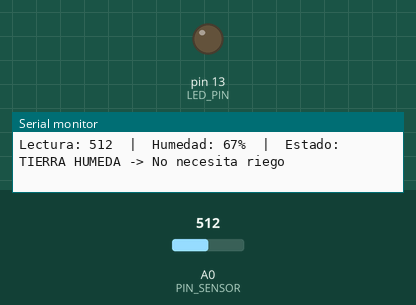
Bench run of a sketch on a simulated Arduino Uno, built with avr-gcc and run on an emulated ATmega328P. Shown: output pins drawn as LEDs (lit = HIGH), the last lines printed to the serial monitor. The test bench sets the inputs (shaded band); at power-on: A0 (PIN_SENSOR) = 512.

Above: at 1.8 s.
1.9 s: A0 (PIN_SENSOR) set to 633
3.4 s: A0 (PIN_SENSOR) set to 669
At 4.9 s:
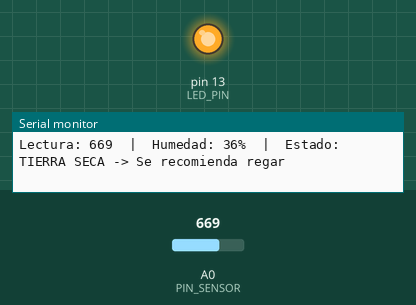
5.6 s: A0 (PIN_SENSOR) set to 511
At 7.3 s:
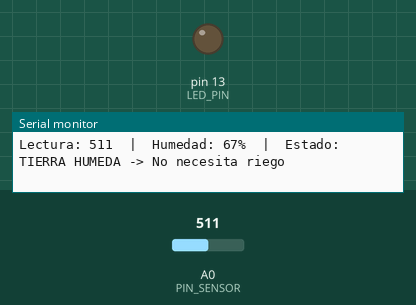
7.6 s: A0 (PIN_SENSOR) set to 716
At 8.8 s:
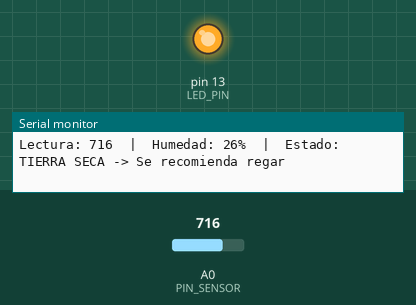
Timing chart, 0 to 10.6 s (numbered marks = the images above; inputs shaded):
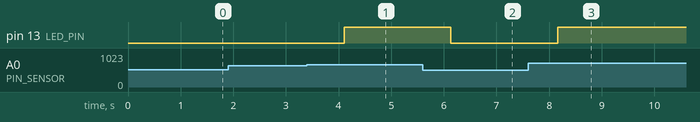

Measured:
- the behaviour switches between 650 and 651 on A0 (PIN_SENSOR) (found by bisection; images 0 and 1)
- after the input at 3.4 s, pin 13 (LED_PIN): LOW → HIGH after 0.71 s
- after the input at 5.6 s, pin 13 (LED_PIN): HIGH → LOW after 0.54 s
- after the input at 7.6 s, pin 13 (LED_PIN): LOW → HIGH after 0.56 s

The sketch:

humedad_suelo.ino
```cpp
const int PIN_SENSOR = A0;
const int LED_PIN    = 13;

// ===== CALIBRACIÓN =====
// Anota la "Lectura" cruda en cada caso y pon los números aquí:
const int VALOR_AIRE = 850;   // sensor al aire / tierra seca (lectura ALTA)
const int VALOR_AGUA = 350;   // sensor en tierra muy mojada (lectura BAJA)

// Debajo de este porcentaje se considera tierra seca
const int UMBRAL_PORCENTAJE = 40;

void setup() {
  Serial.begin(9600);
  pinMode(LED_PIN, OUTPUT);
  Serial.println("=== Monitor de humedad del suelo ===");
}

void loop() {
  int lectura = analogRead(PIN_SENSOR);

  // Lectura alta -> 0% ; lectura baja -> 100%
  int porcentaje = map(lectura, VALOR_AIRE, VALOR_AGUA, 0, 100);
  porcentaje = constrain(porcentaje, 0, 100);

  Serial.print("Lectura: ");
  Serial.print(lectura);
  Serial.print("  |  Humedad: ");
  Serial.print(porcentaje);
  Serial.print("%  |  Estado: ");

  if (porcentaje >= UMBRAL_PORCENTAJE) {
    Serial.println("TIERRA HUMEDA -> No necesita riego");
    digitalWrite(LED_PIN, LOW);
  } else {
    Serial.println("TIERRA SECA -> Se recomienda regar");
    digitalWrite(LED_PIN, HIGH);
  }

  delay(1000);
}
```
